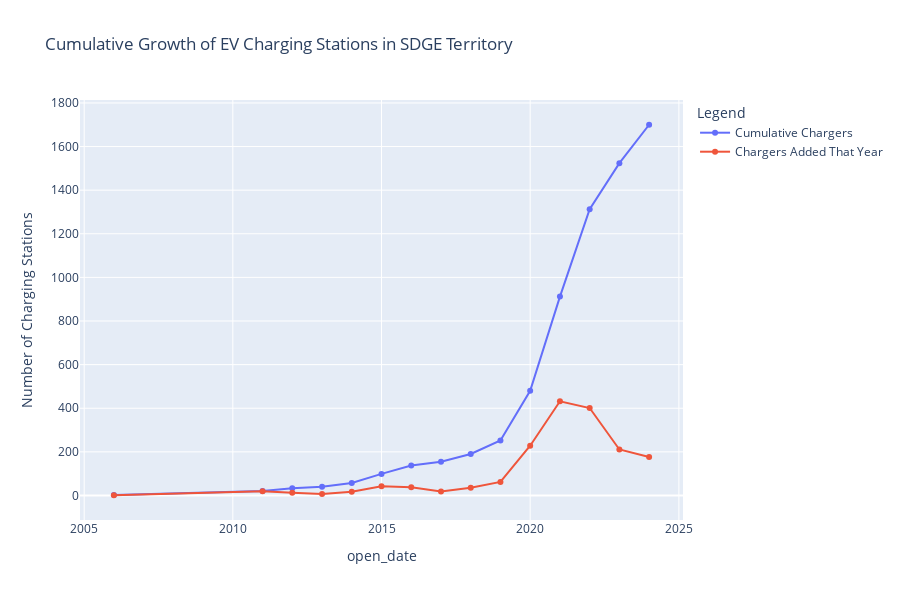

Here is the notebook cell this chart was saved with:
### Markdown cell above
Plot the Time Series graph to see the massive growth spike in EV chargers being built in 2020

### Code cell
# Create a plotly express line chart expressing the same data as above but now with interactivity
fig = px.line(
            SDGE_growth_df,
            x='open_date',
            y=['cumulative_stations', 'stations_confirmed'],
            labels={'value': 'Number of Charging Stations',
                    'variable': 'Legend'},
            title='Cumulative Growth of EV Charging Stations in SDGE Territory',
            width=900,
            height=600
            )

# Update the traces for better visibility
fig.update_traces(mode='lines+markers')

# Customize the legend
fig.for_each_trace(lambda t: t.update(name={'cumulative_stations': 'Cumulative Chargers',
                                            'stations_confirmed': 'Chargers Added That Year'}
                                            [t.name]))
fig.show()

### Figure 1 — Plotly figure (JSON) as saved in the notebook; plotly's stock layout.template omitted (floating-point values rounded to 4 significant figures)
{"data": [{"hovertemplate": "Legend=cumulative_stations<br>open_date=%{x}<br>Number of Charging Stations=%{y}<extra></extra>", "legendgroup": "cumulative_stations", "line": {"color": "#636efa", "dash": "solid"}, "marker": {"symbol": "circle"}, "mode": "lines+markers", "name": "Cumulative Chargers", "orientation": "v", "showlegend": true, "type": "scatter", "x": ["2006-01-01T00:00:00", "2011-01-01T00:00:00", "2012-01-01T00:00:00", "2013-01-01T00:00:00", "2014-01-01T00:00:00", "2015-01-01T00:00:00", "2016-01-01T00:00:00", "2017-01-01T00:00:00", "2018-01-01T00:00:00", "2019-01-01T00:00:00", "2020-01-01T00:00:00", "2021-01-01T00:00:00", "2022-01-01T00:00:00", "2023-01-01T00:00:00", "2024-01-01T00:00:00"], "xaxis": "x", "y": [2, 21, 33, 40, 57, 99, 137, 155, 190, 252, 480, 912, 1313, 1524, 1700], "yaxis": "y"}, {"hovertemplate": "Legend=stations_confirmed<br>open_date=%{x}<br>Number of Charging Stations=%{y}<extra></extra>", "legendgroup": "stations_confirmed", "line": {"color": "#EF553B", "dash": "solid"}, "marker": {"symbol": "circle"}, "mode": "lines+markers", "name": "Chargers Added That Year", "orientation": "v", "showlegend": true, "type": "scatter", "x": ["2006-01-01T00:00:00", "2011-01-01T00:00:00", "2012-01-01T00:00:00", "2013-01-01T00:00:00", "2014-01-01T00:00:00", "2015-01-01T00:00:00", "2016-01-01T00:00:00", "2017-01-01T00:00:00", "2018-01-01T00:00:00", "2019-01-01T00:00:00", "2020-01-01T00:00:00", "2021-01-01T00:00:00", "2022-01-01T00:00:00", "2023-01-01T00:00:00", "2024-01-01T00:00:00"], "xaxis": "x", "y": [1, 19, 12, 7, 17, 42, 38, 18, 35, 62, 228, 432, 401, 211, 176], "yaxis": "y"}], "layout": {"height": 600, "legend": {"title": {"text": "Legend"}, "tracegroupgap": 0}, "title": {"text": "Cumulative Growth of EV Charging Stations in SDGE Territory"}, "width": 900, "xaxis": {"anchor": "y", "domain": [0, 1], "title": {"text": "open_date"}}, "yaxis": {"anchor": "x", "domain": [0, 1], "title": {"text": "Number of Charging Stations"}}}}
